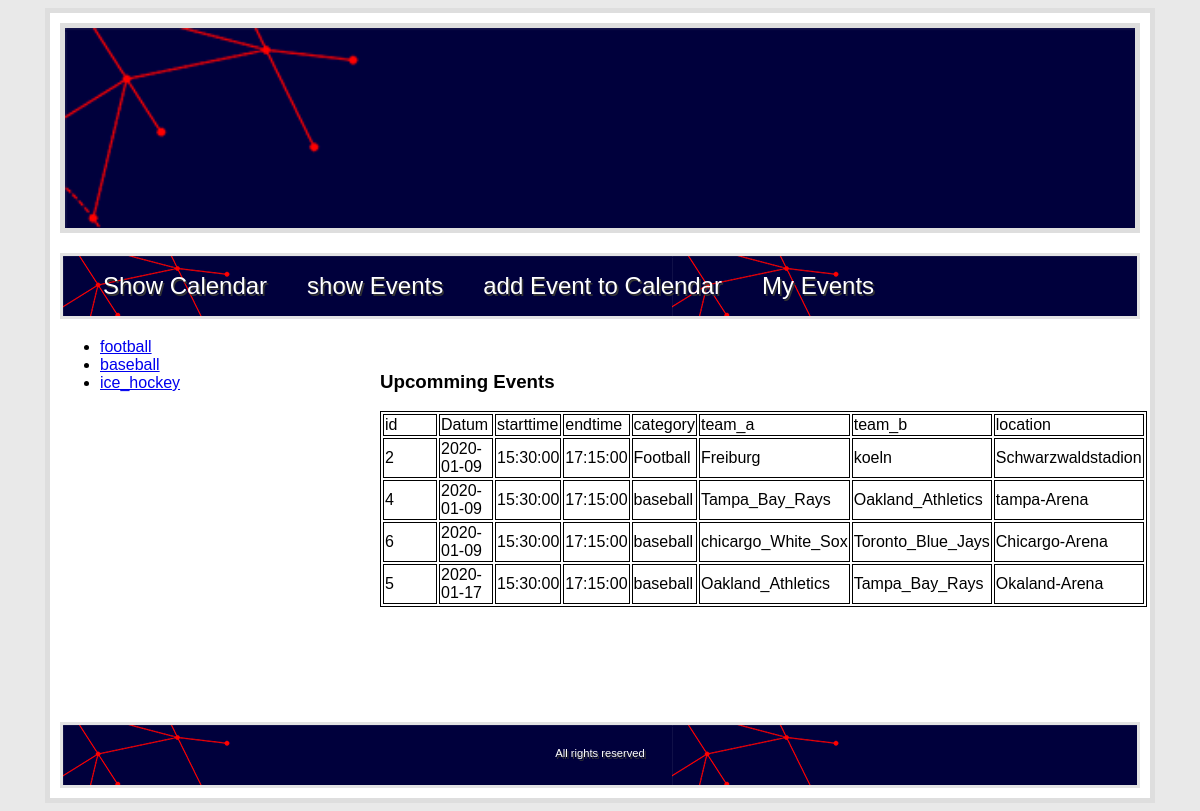
The page /showEvents.php on the database its author committed.
### tables this page shows
CREATE TABLE events (
	id 	INTEGER PRIMARY KEY NOT NULL AUTO_increment,  
   	db_date                 DATE NOT NULL,
    	starttime            	TIME NOT NULL,  
    	endtime               	TIME NOT NULL,  
    	category             	VARCHAR(100) NOT NULL,  
   	team_a               	VARCHAR(100) NOT NULL,  
    	team_b               	VARCHAR(100) NOT NULL,  
    	location              VARCHAR(100) NOT NULL  
);

### showEvents.php (the view, shortened to what this page needs)
<?php
$content=
        "<h3>Upcomming Events</h3>".
        "<table> "
        . "<tr>"
            . "<td> id </td>"
            . "<td> Datum </td>"
            . "<td> starttime</td>"
            . "<td> endtime</td>"
            . "<td>category</td>"
            . "<td>team_a</td>"
            . "<td>team_b</td>"
            . "<td>location</td>"
        . "</tr>"
;
$conn = mysqli_connect("localhost", "root", "", "testing");
$sql = "SELECT* from events order by db_date limit 4";
$result = $conn->query($sql);
if ($result->num_rows > 0) {
while($row = $result->fetch_assoc()) {
$content=$content . "<tr><td>" . $row["id"]. "</td><td>" . $row["db_date"] . "</td><td>". $row["starttime"] . "</td><td>". $row["endtime"] . "</td><td>". $row["category"] . "</td><td>". $row["team_a"] . "</td><td>". $row["team_b"] . "</td><td>"
. $row["location"]. "</td></tr>";
}
$content = $content . "</table>";
} else { echo "0 results"; }
$sidebar =  '<ul id="sidebar">
                        <li><a href="football_events.php">football</a></li>
                        <li><a href="baseball_events.php">baseball</a></li>
                        <li><a href="icehockey_events.php">ice_hockey</a></li>
                </ul>';
include 'Template.php';
?>

### Styles/Stylesheet.css (style rules this page uses)
body { font-family: lucida grande ,tahoma,verdana,arial,sans-serif; background-color: #e9e9e9; }
#sidebar { float: left; height: 400px; text-decoration: none; }
#sidebar li { text-decoration: none; }
table, th, td { min-width: 50px; border: 1px solid black; }

### rows shown on the page
events: id "2", db_date "2020-01-09", starttime "15:30:00", endtime "17:15:00", category "Football", team_a "Freiburg", team_b "koeln", location "Schwarzwaldstadion"
events: id "4", db_date "2020-01-09", starttime "15:30:00", endtime "17:15:00", category "baseball", team_a "Tampa_Bay_Rays", team_b "Oakland_Athletics", location "tampa-Arena"
events: id "6", db_date "2020-01-09", starttime "15:30:00", endtime "17:15:00", category "baseball", team_a "chicargo_White_Sox", team_b "Toronto_Blue_Jays", location "Chicargo-Arena"
events: id "5", db_date "2020-01-17", starttime "15:30:00", endtime "17:15:00", category "baseball", team_a "Oakland_Athletics", team_b "Tampa_Bay_Rays", location "Okaland-Arena"
